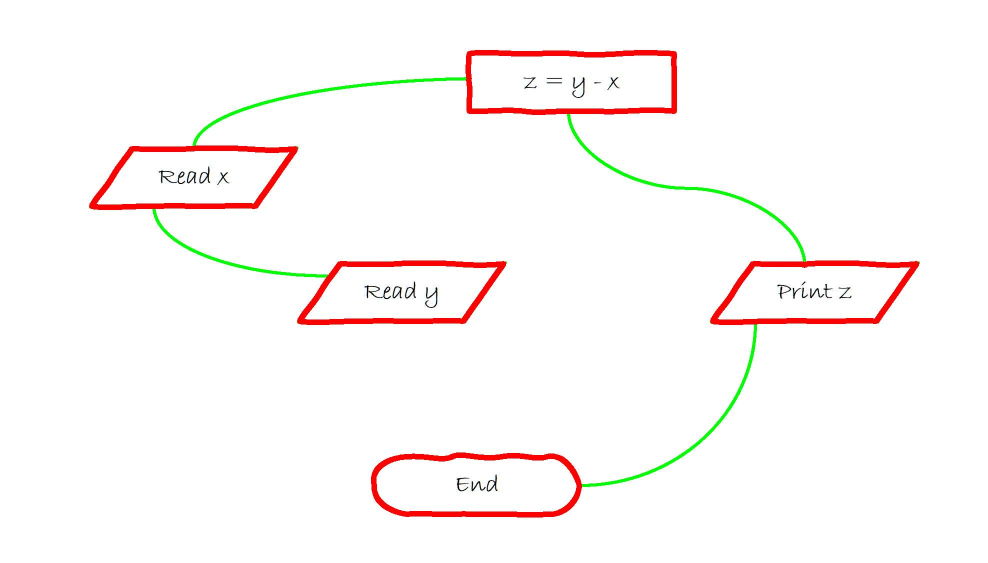
#> input picture bin/Debug/OutFlow.jpg, 1975 x 1125 px (shown at 1/2 size)
$ python image_processing.py OutFlow.jpg
#> lines starting #> are read from the running program, lines starting #| are printed output that depends on the picture; after the words box and inside, x2 and y2 are one past the last pixel; in counts of white or black regions, pixels touching at a corner belong together
import pytesseract as tess
from PIL import Image
import numpy as np
import cv2
import sys
from format3 import *
tess.pytesseract.tesseract_cmd = r'C:\Program Files\Tesseract-OCR\tesseract.exe'
np.set_printoptions(threshold=sys.maxsize)


# Function to Get all Contours from the Input Image involving the Flowchart objects and the main Flowchart Figure
# This Function also Sorts these contours in descending order by their areas
def Get_All_Contours_From_Image(img):

    # Image Processing involving Threshold
    img = np.array(img, np.uint8)
    gray = cv2.cvtColor(img, cv2.COLOR_BGR2GRAY)
    Ret, Threshold = cv2.threshold(gray, 127, 255, 0)

    # Find all contours
    Contours, Hierarchy = cv2.findContours(Threshold, cv2.RETR_TREE, cv2.CHAIN_APPROX_NONE)

    # List those contours by area in ascending order
    Contours_Sorted = sorted(Contours, key=cv2.contourArea)

    # Inverse the ordered list
    List_Contours = Contours_Sorted[::-1]

    return List_Contours


# Function to Highlight the Flowchart Shapes by Red Color and Flowchart Arrows by Green Color
def Highlight_Shapes_and_Lines(img, List_Contours):

    # A list to return Flowchart Shapes ONLY
    Shapes_Contours = []

    # Draw Thin Green line on the Flowchart Outline
    cv2.drawContours(img, List_Contours, 1, (0, 255, 0), 2)

    # Loop on all Contours List to Get the Flowchart Shapes ONLY and mark them with Think Red line
    for i in range(2, len(List_Contours)):
        if (cv2.contourArea(List_Contours[i]) / cv2.contourArea(List_Contours[1])) > 0.01:
            Shapes_Contours.append(List_Contours[i])
            cv2.drawContours(img, List_Contours, i, (255, 0, 0), 10)

    # Convert the list to a numpy array
    Shapes_Contours = np.array(Shapes_Contours)

    return img, Shapes_Contours


# Function to Search the entire image for the Flowchart Shape containing Start and Save the Contour Index Value of this Shape
# [264 lines left out: functions Get_Starting_Shape, Image_To_String, Contour_To_String, Return_Image_with_Text_Only, Find_Emerging_Line, Is_Rhombus and 5 more, not called in this run]


def main():

    # Input Parameter (Image Path) from the Terminal
    argv = sys.argv
    image_path = argv[1]

    # Read the Input Image using cv2
    Flowchart_Image = cv2.imread(image_path)
#> Flowchart_Image is the input picture: shape (1125, 1975, 3); mean B, G, R 246.8, 248.3, 252.5

    # Execute the Image Processing Algorithm and output results in case of no errors
    try:

        # Get all Contours from the Input Image involving the Flowchart objects and the main Flowchart Figure
        # Sort those contours in descending order by their areas
        List_of_Sorted_Contours = Get_All_Contours_From_Image(Flowchart_Image)
#> in Get_All_Contours_From_Image, `gray = cv2.cvtColor(img, cv2.COLOR_BGR2GRAY)`:
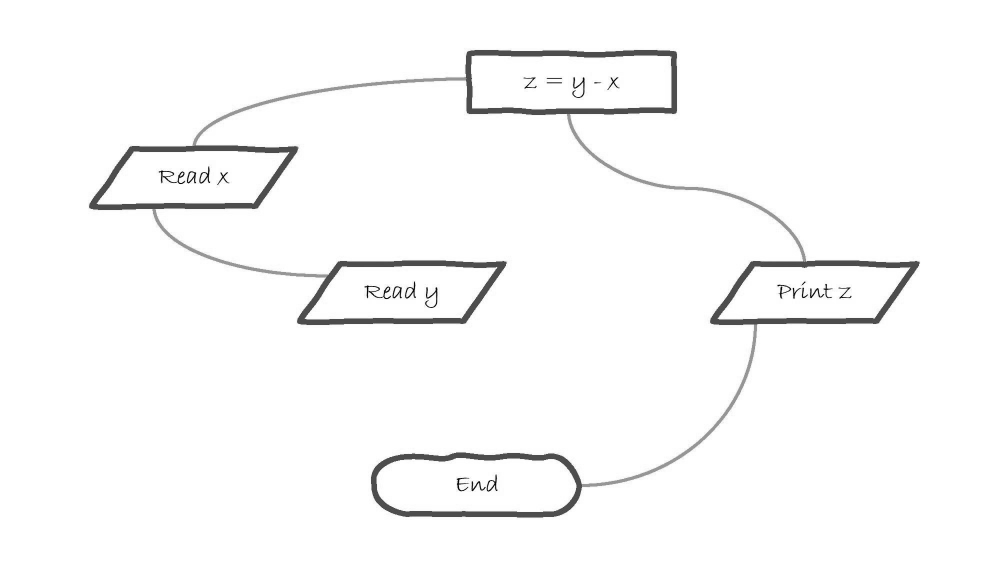
#> gray: shape (1125, 1975) (shown at 1/2 size); min 0, max 255, mean 249.4
#> in Get_All_Contours_From_Image, `Ret, Threshold = cv2.threshold(gray, 127, 255, 0)`:
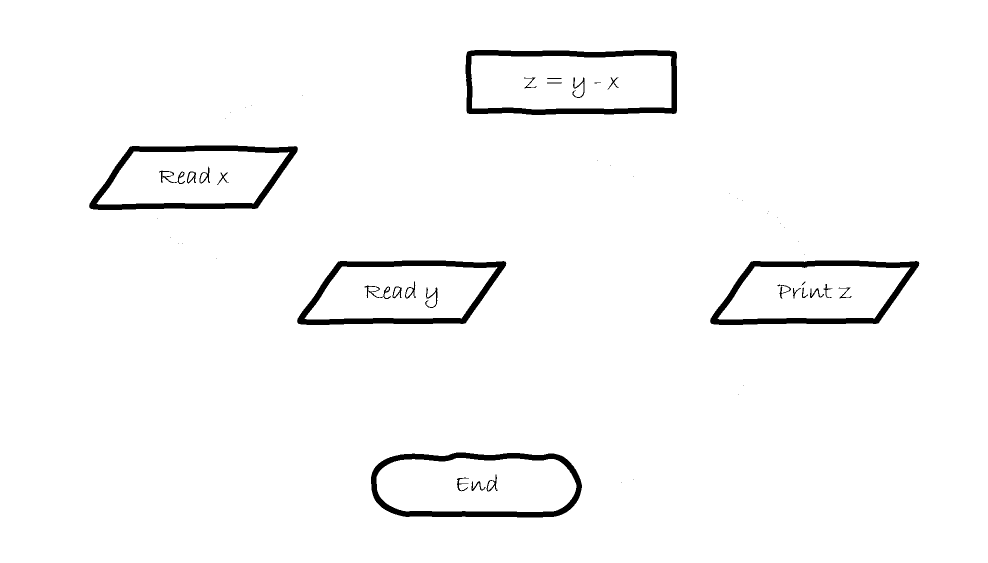
#> Threshold: shape (1125, 1975) (shown at 1/2 size); 97.4% white; 56 black regions (28 under 20 px)
#> in Get_All_Contours_From_Image, `Contours, Hierarchy = cv2.findContours(Threshold, cv2.RETR_TREE, cv2.C..`: Contours = 74 contours, 32 with area under 20; largest, box (x1, y1, x2, y2) and area: (0, 0, 1975, 1125) 2218776, (930, 99, 1355, 231) 53661, (741, 904, 1165, 1036) 49757, (1419, 520, 1840, 651) 43308, (593, 520, 1014, 651) 43303
#> in Get_All_Contours_From_Image, `Contours_Sorted = sorted(Contours, key=cv2.contourArea)`: Contours_Sorted has the same summary as Contours
#> in Get_All_Contours_From_Image, `List_Contours = Contours_Sorted[::-1]`: List_Contours has the same summary as Contours
#> List_of_Sorted_Contours has the same summary as Contours in Get_All_Contours_From_Image

        # Highlight the Flowchart Shapes by Red Color and Flowchart Arrows by Green Color
        # List_of_Shapes is a list used to hold the Flowchart Shapes ONLY and not [the arrows or the whole Flowchart Figure]
        Highlighted_Image, List_of_Shapes = Highlight_Shapes_and_Lines(Flowchart_Image, List_of_Sorted_Contours)
#> the loop in Highlight_Shapes_and_Lines, `for i in range(2, len(List_Contours)):` made 72 passes
#> after the loop in Highlight_Shapes_and_Lines, `for i in range(2, len(List_Contours)):`:
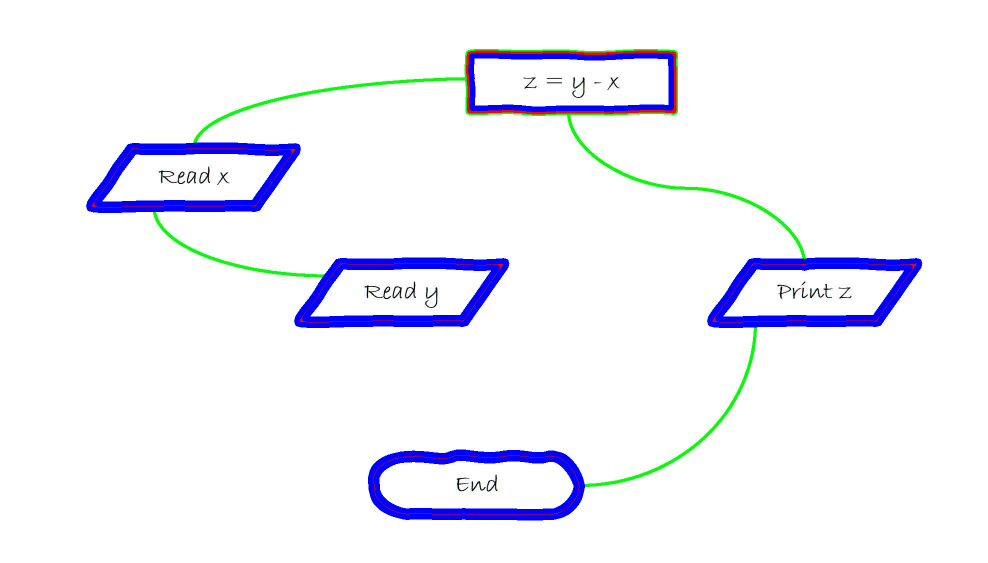
#> img: shape (1125, 1975, 3) (shown at 1/2 size); mean B, G, R 251.5, 242.5, 241.7
#> after the loop in Highlight_Shapes_and_Lines, `for i in range(2, len(List_Contours)):`: Shapes_Contours = 9 contours; largest, box (x1, y1, x2, y2) and area: (741, 904, 1165, 1036) 49757, (1419, 520, 1840, 651) 43308, (593, 520, 1014, 651) 43303, (177, 290, 597, 421) 43290, (942, 111, 1343, 219) 41104

        # A List to store the order of the Flowchart instruction in chronological order
        To_Code = []

        '''
        A List to store:
            1) Bool in case the Flowchart Shape is a Rhombus
            2) True in index of the first True instruction in an if/else statement
            3) False in index of the first False instruction in an if/else statement
            4) Not Set in any other case
        '''
        Conditions = ["Not Set"]

        # Search the entire image for the Flowchart Shape containing Start and Save the Contour Index Value of this Shape
        Starting_Contour_Index = Get_Starting_Shape(Highlighted_Image, List_of_Shapes)

        # Raise an error in case the Input Image has no Starting Symbol
        if Starting_Contour_Index is None:
            print('Fail')
            print('Please represent a Starting Symbol in your Flowchart.')
            return

        # This variable represents the outline of the Flowchart i.e. the arrows connecting Flowchart Shapes
        Flowchart_Outerline = List_of_Sorted_Contours[1]

        # Push the Text in the Starting Symbol to To_Code list
        To_Code.append(Contour_To_String(Highlighted_Image, List_of_Shapes[Starting_Contour_Index]))

        # Search the Starting Shape Contour to find the point at which the arrow is emerging from the shape to the next shape
        Index_Follow = Find_Emerging_Line(Highlighted_Image, List_of_Shapes[Starting_Contour_Index], Flowchart_Outerline)

        # Get the index of the Contour representing the next Flowchart Shape connected to the starting symbol
        # State is a variable usd to store the elements of Conditions List as mentioned before
        Get_Index, State = Index_Next_Contour(Highlighted_Image, Index_Follow, Flowchart_Outerline, List_of_Sorted_Contours, List_of_Shapes[Starting_Contour_Index])

        # Push the Text in this Contour to To_Code list
        To_Code.append(Contour_To_String(Highlighted_Image, List_of_Sorted_Contours[Get_Index]))

        # Push the State to Conditions list
        Conditions.append(State)

        # This variable will be used later to detect whether there is a Rhombus Shape in the Input Image at all or no
        # If this variable is < 0 then there is no Rhombus Shape in the Input Image at all
        Conditional_Index = -1

        # Loop for all the Flowchart Shapes remaining in the image
        for i in range(len(List_of_Shapes) - 2):

            # Get the index of the Contour in case its shape was a Rhombus
            if Is_Rhombus(List_of_Sorted_Contours[Get_Index]):
                Conditional_Index = Get_Index

            # In case there was a Rhombus Shape in the Input Image and the current Shape was the End Symbol
            if Conditional_Index > 0 and (Contour_To_String(Highlighted_Image, List_of_Sorted_Contours[Get_Index]) == "End" or
                                          Contour_To_String(Highlighted_Image, List_of_Sorted_Contours[Get_Index]) == "Ena" or
                                          Contour_To_String(Highlighted_Image, List_of_Sorted_Contours[Get_Index]) == "Gud"):
                # Let the Next Contour Index to be processed is the index of the Rhombus Shape
                # This is done to go for the next if/else branch (either True or False) after completing the first branch
                Get_Index = Conditional_Index

            # Search the Current Contour to find the point at which the arrow is emerging from the shape to the next shape
            Index_Follow = Find_Emerging_Line(Highlighted_Image, List_of_Sorted_Contours[Get_Index], Flowchart_Outerline)

            # Get the index of the Contour representing the next Flowchart Shape connected to the Current Contour
            # State is a variable usd to store the elements of Conditions List as mentioned before
            Get_Index, State = Index_Next_Contour(Highlighted_Image, Index_Follow, Flowchart_Outerline, List_of_Sorted_Contours, List_of_Sorted_Contours[Get_Index])

            # Push the Text in the Current Contour to To_Code list
            To_Code.append(Contour_To_String(Highlighted_Image, List_of_Sorted_Contours[Get_Index]))

            # If the Current Contour is a Rhombus, push the string "Bool" to the Conditions list
            if Is_Rhombus(List_of_Sorted_Contours[Get_Index]):
                State = "Bool"

            # Push the State to Conditions list
            Conditions.append(State)

        # Raise an error in case the True and False branches are not clarified
        for item in range(0, len(Conditions)):
            if Conditions[item] == "Bool" and not (Conditions[item + 1] == "True" or Conditions[item + 1] == "False"):
                print('Fail')
                print('Please clarify the True and False labels on the conditional block branches.')
                return

        # Pass the list to the formatting() function to convert the List into a Python Code
        Code_Path = formatting(To_Code, Conditions)

        # Pass the results to the GUI
        print('Success')
        print(Code_Path)

    # Raise an error in case the Input Image doesn't represent a reliable Flowchart
    except Exception:
        print('Fail')
        print('Please insert a reliable Flowchart.')


# Call the main function at the start of the program
if __name__ == "__main__":
    main()
